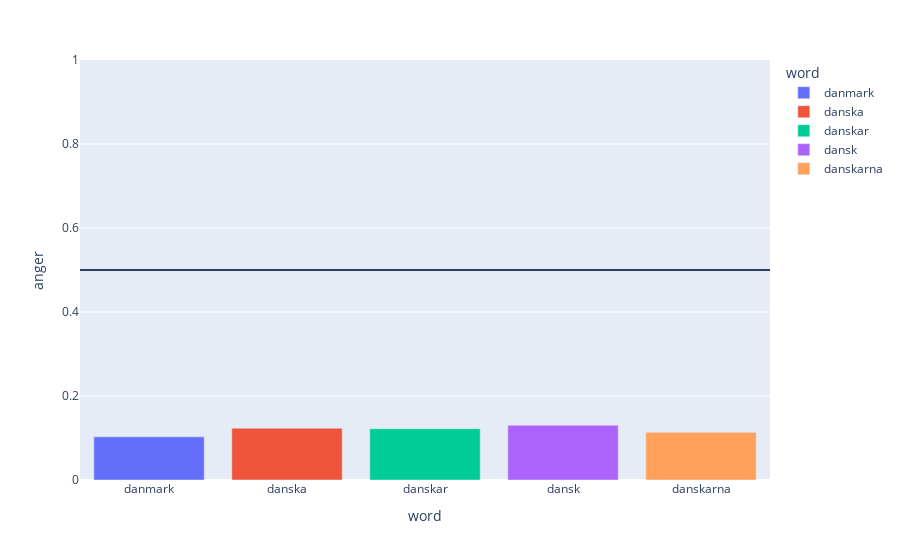

Notebook code for this chart:
### Code cell
fig = px.bar(danish_em, y='anger', color='word', x='word', range_y=[0, 1] )

fig.add_hline(y=0.5)

fig.show()

### Figure 1 — Plotly figure (JSON) as saved in the notebook; plotly's stock layout.template omitted (floating-point values rounded to 4 significant figures)
{"data": [{"alignmentgroup": "True", "hovertemplate": "word=%{x}<br>anger=%{y}<extra></extra>", "legendgroup": "danmark", "marker": {"color": "#636efa"}, "name": "danmark", "offsetgroup": "danmark", "orientation": "v", "showlegend": true, "textposition": "auto", "type": "bar", "x": ["danmark"], "xaxis": "x", "y": [0.1027], "yaxis": "y"}, {"alignmentgroup": "True", "hovertemplate": "word=%{x}<br>anger=%{y}<extra></extra>", "legendgroup": "danska", "marker": {"color": "#EF553B"}, "name": "danska", "offsetgroup": "danska", "orientation": "v", "showlegend": true, "textposition": "auto", "type": "bar", "x": ["danska"], "xaxis": "x", "y": [0.1235], "yaxis": "y"}, {"alignmentgroup": "True", "hovertemplate": "word=%{x}<br>anger=%{y}<extra></extra>", "legendgroup": "danskar", "marker": {"color": "#00cc96"}, "name": "danskar", "offsetgroup": "danskar", "orientation": "v", "showlegend": true, "textposition": "auto", "type": "bar", "x": ["danskar"], "xaxis": "x", "y": [0.1221], "yaxis": "y"}, {"alignmentgroup": "True", "hovertemplate": "word=%{x}<br>anger=%{y}<extra></extra>", "legendgroup": "dansk", "marker": {"color": "#ab63fa"}, "name": "dansk", "offsetgroup": "dansk", "orientation": "v", "showlegend": true, "textposition": "auto", "type": "bar", "x": ["dansk"], "xaxis": "x", "y": [0.1304], "yaxis": "y"}, {"alignmentgroup": "True", "hovertemplate": "word=%{x}<br>anger=%{y}<extra></extra>", "legendgroup": "danskarna", "marker": {"color": "#FFA15A"}, "name": "danskarna", "offsetgroup": "danskarna", "orientation": "v", "showlegend": true, "textposition": "auto", "type": "bar", "x": ["danskarna"], "xaxis": "x", "y": [0.1134], "yaxis": "y"}], "layout": {"barmode": "relative", "legend": {"title": {"text": "word"}, "tracegroupgap": 0}, "margin": {"t": 60}, "shapes": [{"type": "line", "x0": 0, "x1": 1, "xref": "x domain", "y0": 0.5, "y1": 0.5, "yref": "y"}], "xaxis": {"anchor": "y", "categoryarray": ["danmark", "danska", "danskar", "dansk", "danskarna"], "categoryorder": "array", "domain": [0, 1], "title": {"text": "word"}}, "yaxis": {"anchor": "x", "domain": [0, 1], "range": [0, 1], "title": {"text": "anger"}}}}
